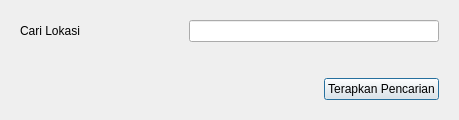
<?xml version="1.0" encoding="UTF-8"?>
<ui version="4.0">
 <class>Dialog</class>
 <widget class="QDialog" name="Dialog">
  <property name="geometry">
   <rect>
    <x>0</x>
    <y>0</y>
    <width>459</width>
    <height>120</height>
   </rect>
  </property>
  <property name="windowTitle">
   <string>Pencarian Lokasi (Geocoding)</string>
  </property>
  <layout class="QGridLayout" name="gridLayout">
   <item row="0" column="0">
    <widget class="QFrame" name="frame">
     <layout class="QGridLayout" name="gridLayout_6">
      <item row="0" column="0">
       <layout class="QVBoxLayout" name="verticalLayout_13">
        <item>
         <layout class="QVBoxLayout" name="verticalLayout_12">
          <item>
           <layout class="QHBoxLayout" name="horizontalLayout_19">
            <item>
             <widget class="QLabel" name="label_8">
              <property name="text">
               <string>Cari Lokasi</string>
              </property>
             </widget>
            </item>
            <item>
             <spacer name="horizontalSpacer_13">
              <property name="orientation">
               <enum>Qt::Horizontal</enum>
              </property>
              <property name="sizeHint" stdset="0">
               <size>
                <width>40</width>
                <height>20</height>
               </size>
              </property>
             </spacer>
            </item>
            <item>
             <widget class="QgsFilterLineEdit" name="cari_lokasi">
              <property name="minimumSize">
               <size>
                <width>250</width>
                <height>0</height>
               </size>
              </property>
              <property name="clearButtonEnabled">
               <bool>false</bool>
              </property>
              <property name="showSearchIcon">
               <bool>true</bool>
              </property>
              <property name="qgisRelation" stdset="0">
               <string notr="true"/>
              </property>
             </widget>
            </item>
           </layout>
          </item>
         </layout>
        </item>
        <item>
         <spacer name="verticalSpacer_2">
          <property name="orientation">
           <enum>Qt::Vertical</enum>
          </property>
          <property name="sizeType">
           <enum>QSizePolicy::Maximum</enum>
          </property>
          <property name="sizeHint" stdset="0">
           <size>
            <width>20</width>
            <height>40</height>
           </size>
          </property>
         </spacer>
        </item>
        <item>
         <layout class="QHBoxLayout" name="horizontalLayout_14">
          <item>
           <spacer name="horizontalSpacer_10">
            <property name="orientation">
             <enum>Qt::Horizontal</enum>
            </property>
            <property name="sizeHint" stdset="0">
             <size>
              <width>40</width>
              <height>20</height>
             </size>
            </property>
           </spacer>
          </item>
          <item>
           <widget class="QPushButton" name="terapkan_lokasi">
            <property name="sizePolicy">
             <sizepolicy hsizetype="Minimum" vsizetype="Preferred">
              <horstretch>0</horstretch>
              <verstretch>0</verstretch>
             </sizepolicy>
            </property>
            <property name="text">
             <string>Terapkan Pencarian</string>
            </property>
           </widget>
          </item>
         </layout>
        </item>
       </layout>
      </item>
     </layout>
    </widget>
   </item>
  </layout>
 </widget>
 <customwidgets>
  <customwidget>
   <class>QgsFilterLineEdit</class>
   <extends>QLineEdit</extends>
   <header>qgsfilterlineedit.h</header>
  </customwidget>
 </customwidgets>
 <resources/>
 <connections/>
</ui>
